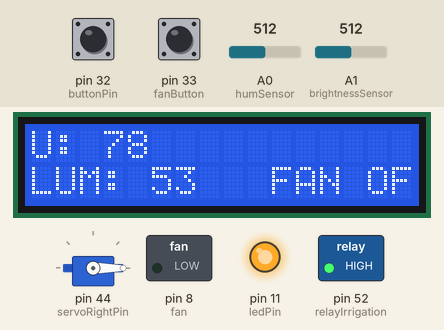
A sketch run on a simulated Arduino Mega 2560, built with avr-gcc and run on an emulated ATmega2560. Shown: 16×2 character LCD, servo, switched loads named in the sketch (green lamp = pin HIGH), output pins drawn as LEDs (lit = HIGH). Inputs (shaded band) come from the test bench; at power-on: A0 (humSensor) = 512, pin 33 (fanButton) HIGH, A1 (brightnessSensor) = 512, pin 32 (buttonPin) HIGH. Pins used as bus, display or sensor lines are not drawn; what the sketch prints to the serial monitor is not drawn.

Above: at 1.2 s.
1.3 s: A0 (humSensor) set to 798
At 3.3 s:
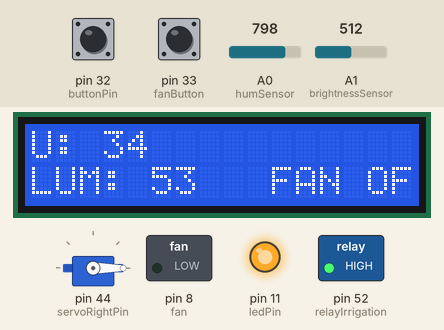
3.6 s: A0 (humSensor) set to 827
At 4.9 s:
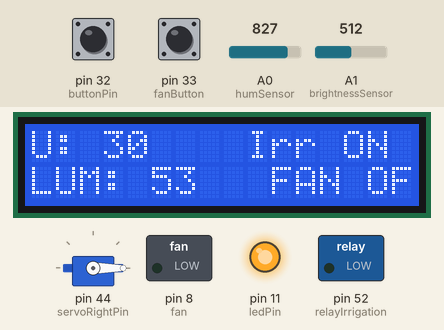
6.1 s: pin 33 (fanButton) pulled LOW for 1.25 s
At 7.5 s:
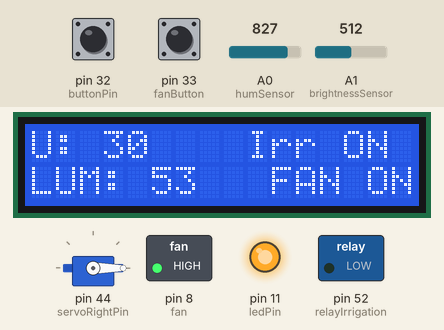
8.8 s: A0 (humSensor) set to 716
At 10.2 s:
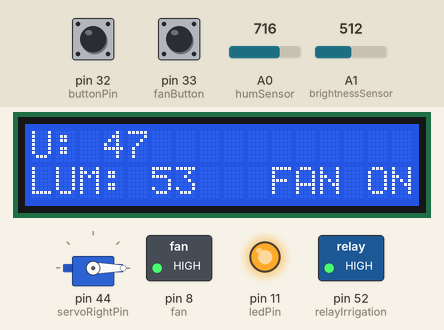
11.3 s: A1 (brightnessSensor) set to 337
At 11.9 s:
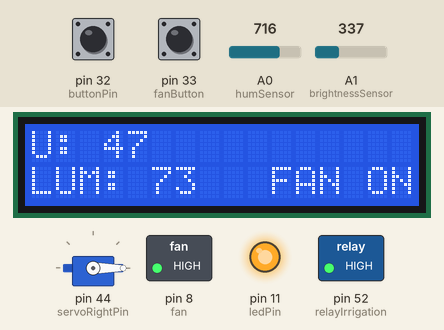
12.8 s: A1 (brightnessSensor) set to 316
At 14.5 s:
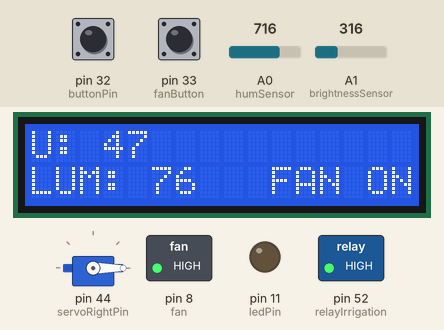
Timing chart, 0 to 16.0 s (numbered marks = the images above; inputs shaded):
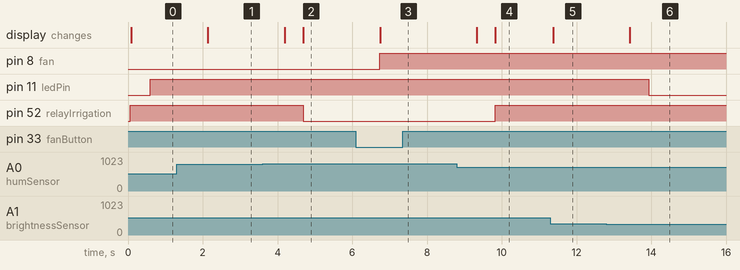

Measured:
- the behaviour switches between 808 and 809 on A0 (humSensor) (found by bisection; images 1 and 2)
- the behaviour switches between 327 and 326 on A1 (brightnessSensor) (found by bisection; images 5 and 6)
- after the input at 1.3 s, the display: changes after 0.84 s (image 1)
- after the input at 3.6 s, pin 52 (relayIrrigation): HIGH → LOW after 1.1 s; the display: first changes after 0.59 s (image 2 shows a later state)
- after the input at 6.1 s, pin 8 (fan): LOW → HIGH after 0.64 s; the display: changes after 0.65 s (image 3)
- after the input at 8.8 s, pin 52 (relayIrrigation): LOW → HIGH after 1.0 s; the display: first changes after 0.53 s (image 4 shows a later state)
- after the input at 11.3 s, the display: changes after 0.08 s (image 5)
- after the input at 12.8 s, pin 11 (ledPin): HIGH → LOW after 1.1 s; the display: changes after 0.63 s (image 6)

The sketch:

ARDUINO_MEGA.ino
```cpp
// Libraries
#include <LiquidCrystal.h>
#include <Servo.h>

// LCD
const byte rs = 2;
const byte e = 3;
const byte db4 = 4;
const byte db5 = 5;
const byte db6 = 6;
const byte db7 = 7;
LiquidCrystal lcd(rs, e, db4, db5, db6, db7);

// Servo CEILING
Servo myServo;
const byte servoRightPin = 44;

// Button for Servo
const byte buttonPin = 32;
bool lastButtonState = LOW;
bool currentState = LOW;
bool servoOpen = false;

// Button for Fan
const byte fanButton = 33;  // Button to toggle fan on/off
bool lastFanButtonState = HIGH;  // Using INPUT_PULLUP: button is HIGH when not pressed
bool currentFanButtonState = HIGH;
bool fanEnabled = false;          // Fan starts off

// Humidity Sensor
const byte humVCC = 12;
const byte humSensor = A0;
unsigned short int humidity = 0;

// Brightness Sensor
const byte brightnessSensor = A1;
unsigned short int brightness = 0;

// Fan (controlled by the new fan button)
const byte fan = 8;

// LED
const byte ledPin = 11;

// Relays
const byte relayIrrigation = 52; // Maintaining only the irrigation pump

// ====================================================================
// Variáveis para o controle da bomba de irrigação (contínuo)
// ====================================================================
// A bomba agora liga e permanece ligada enquanto a umidade estiver abaixo do limiar.
// Ela desliga assim que a umidade sobe acima do limiar.
// ====================================================================


void setup() {
  // LCD
  lcd.begin(16, 2);
  lcd.clear(); // Clears the LCD only once at initialization

  // Servo CEILING
  myServo.attach(servoRightPin);
  myServo.write(0); // Ensures the servo starts closed

  // Humidity Sensor
  pinMode(humVCC, OUTPUT);
  pinMode(humSensor, INPUT);

  // Brightness Sensor
  pinMode(brightnessSensor, INPUT);

  // Fan
  pinMode(fan, OUTPUT);
  digitalWrite(fan, LOW);  // Explicitly start fan off

  // LED
  pinMode(ledPin, OUTPUT);

  // Relays
  pinMode(relayIrrigation, OUTPUT);
  digitalWrite(relayIrrigation, HIGH); // Ensures the pump starts physically off (inverted logic)

  // Button for servo
  pinMode(buttonPin, INPUT_PULLUP);

  // Button for fan
  pinMode(fanButton, INPUT_PULLUP);

  // Serial
  Serial.begin(9600);

  // Print initial fan status to LCD on startup
  lcd.setCursor(10, 1);
  lcd.print("FAN OFF");

  // Print initial labels for humidity and brightness
  lcd.setCursor(0, 0);
  lcd.print("U: ");
  lcd.setCursor(0, 1);
  lcd.print("LUM: ");
}

void loop() {
  Serial.println(" "); // Keeps the line blank in Serial, if desired

  humRead();
  brightRead();
  delay(500); // Maintained for sensor reading cadence and LCD update

  // ====================================================================
  // Controle da bomba de irrigação (contínuo baseado na umidade)
  // Lógica invertida para o relé: HIGH = OFF, LOW = ON
  // ====================================================================
  lcd.setCursor(9, 0); // Position for irrigation status

  if (humidity < 33) { // Changed threshold from 25 to 33
    digitalWrite(relayIrrigation, LOW); // Turns the pump physically ON (LOW in code)
    Serial.println("Irrigation pump ON (continuous)");
    lcd.print("Irr ON "); // Displays status on LCD (7 characters)
  } else {
    digitalWrite(relayIrrigation, HIGH); // Turns the pump physically OFF (HIGH in code)
    Serial.println("Irrigation pump OFF (humidity OK)");
    lcd.print("       "); // Clears the irrigation status on the LCD (7 spaces)
  }
  // ====================================================================

  // Brightness management for LED
  if (brightness < 75) {
    digitalWrite(ledPin, HIGH);
    Serial.println("LEDs ON");
  } else {
    digitalWrite(ledPin, LOW);
  }

  // Button for servo (toggle ceiling servo)
  currentState = digitalRead(buttonPin);
  // Detects the transition from HIGH to LOW (button pressed)
  if (currentState == LOW && lastButtonState == HIGH) {
    servoOpen = !servoOpen;
    Serial.println("Servo button pressed");
    if (servoOpen) {
      myServo.write(45); // Opens the servo
    } else {
      myServo.write(0);  // Closes the servo
    }
  }
  lastButtonState = currentState; // Updates the previous button state

  // Fan toggle button logic
  currentFanButtonState = digitalRead(fanButton);

  // Debug: print current fan button state (useful for debugging)
  Serial.print("Fan Button State: ");
  Serial.println(currentFanButtonState);

  // Since using INPUT_PULLUP, a press is detected when the button reads LOW.
  // Detects the transition from HIGH to LOW (button pressed)
  if (currentFanButtonState == LOW && lastFanButtonState == HIGH) {
    fanEnabled = !fanEnabled; // Inverts the fan state

    if (fanEnabled) {
      digitalWrite(fan, HIGH);
      Serial.println("Fan turned ON");
    } else {
      digitalWrite(fan, LOW);
      Serial.println("Fan turned OFF");
    }
  }
  lastFanButtonState = currentFanButtonState; // Updates the previous button state

  // Always display the fan status on the LCD at a fixed position.
  lcd.setCursor(10, 1); // Position for fan status
  if (fanEnabled) {
    lcd.print("FAN ON "); // Added space to overwrite "OFF"
  } else {
    lcd.print("FAN OFF");
  }

  // The delay(500) here helps to cadence readings and LCD updates.
  delay(500);
}

void humRead() {
  digitalWrite(humVCC, HIGH); // Turns on the VCC of the humidity sensor
  delay(20); // Small delay for stabilization

  humidity = analogRead(humSensor);
  // Real-life calibration (adjust as needed)
  humidity = map(humidity, 1023, 372, 0, 100); // Maps the raw value to a percentage from 0-100

  digitalWrite(humVCC, LOW); // Turns off the sensor VCC to save energy/prevent corrosion

  Serial.println("Humidity: " + String(humidity));
  lcd.setCursor(3, 0); // Position for the humidity value
  // Ensures the humidity value is padded with spaces to clear previous digits
  if (humidity < 10) {
    lcd.print(String(humidity) + "  ");
  } else if (humidity < 100) {
    lcd.print(String(humidity) + " ");
  } else {
    lcd.print(String(humidity));
  }
}

void brightRead() {
  brightness = analogRead(brightnessSensor);
  brightness = map(brightness, 100, 970, 100, 0); // Correct mapping for your needs

  Serial.println("Brightness: " + String(brightness));
  lcd.setCursor(5, 1); // Position for the brightness value
  // Ensures the brightness value is padded with spaces to clear previous digits
  if (brightness < 10) {
    lcd.print(String(brightness) + "   ");
  } else if (brightness < 100) {
    lcd.print(String(brightness) + "  ");
  } else if (brightness <= 100) { // Added <= 100 to cover the maximum value
    lcd.print(String(brightness) + " ");
  }
}

// The reset() function was modified not to clear the LCD,
// only to print a blank line in Serial.
void reset() {
  // lcd.clear(); // Removed to avoid flickering
  Serial.println(" ");
}
```
